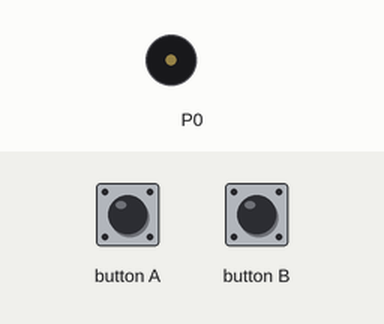
Bench run of a program on a simulated BBC micro:bit (MakeCode). On the bench: buzzer (waves = sounding). The test bench sets the inputs (shaded band).

Above: at 1.2 s.
1.3 s: button A pressed for 0.15 s
At 1.8 s:
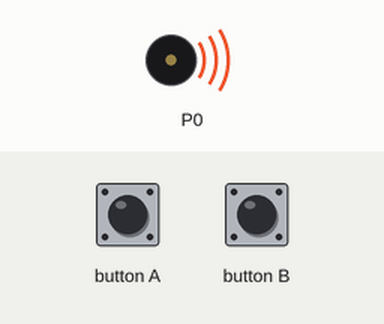
4.4 s: button B pressed for 0.15 s
Timing chart, 0 to 10.1 s (numbered marks = the images above; inputs shaded):
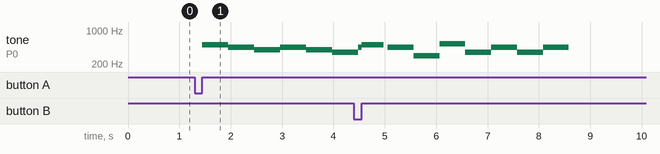

The program:

main.ts
```typescript
input.onButtonPressed(Button.A, function () {
    music.play(music.stringPlayable("B A G A G F A C5 ", 120), music.PlaybackMode.UntilDone)
})
input.onGesture(Gesture.TiltRight, function () {
    music.changeTempoBy(100)
})
input.onGesture(Gesture.TiltLeft, function () {
    music.changeTempoBy(10)
})
input.onButtonPressed(Button.B, function () {
    music.play(music.stringPlayable("B A D C5 F A F A ", 120), music.PlaybackMode.UntilDone)
})
```

test.ts
```typescript
// aquí va el archivo "tests"; esto no se compilará cuando este paquete se utilice como una extensión.
```

Measured:
- after the input at 1.3 s, tone on P0: silent → 494 Hz after 0.15 s, then repeats every 1.0 s: 440 Hz 0.51 s, 392 Hz 0.51 s
